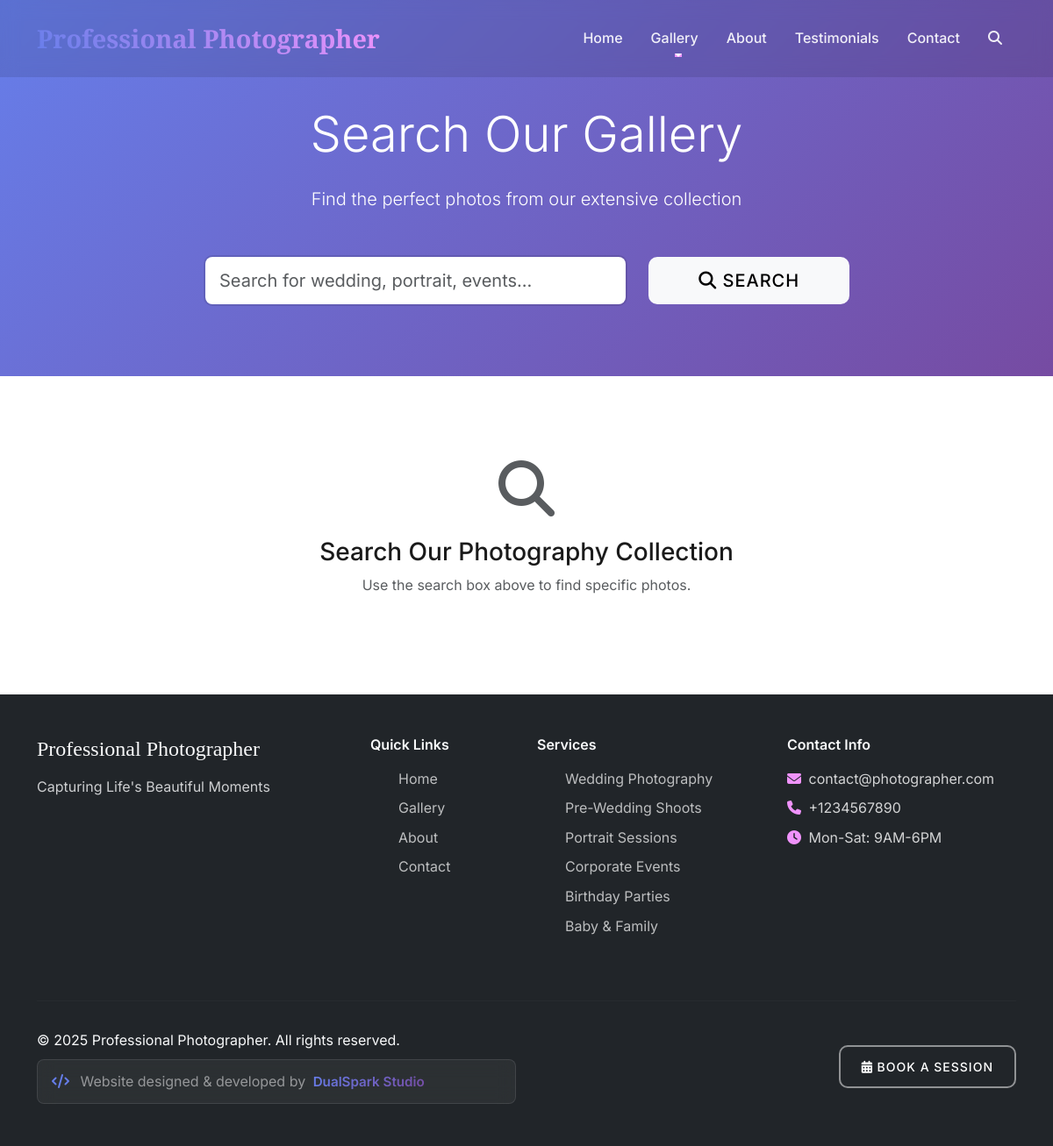
The app's page /search/ with its own data.
### photographer/models.py (models this page shows, shortened)
class SiteSettings(models.Model):
    photographer_name = models.CharField(max_length=100, default="Professional Photographer")
    tagline = models.CharField(max_length=200, default="Capturing Life's Beautiful Moments")
    about_text = models.TextField(default="Professional photographer with years of experience...")
    email = models.EmailField(default="contact@photographer.com")
    phone = models.CharField(max_length=20, default="+1234567890")
    address = models.TextField(default="123 Photography St, City, State 12345")
    working_hours = models.CharField(max_length=100, default="Mon-Sat: 9AM-6PM")
    instagram_url = models.URLField(blank=True)
    facebook_url = models.URLField(blank=True)
    twitter_url = models.URLField(blank=True)
    whatsapp_number = models.CharField(max_length=20, blank=True)
    hero_video = models.FileField(upload_to='hero/', blank=True, null=True)
    hero_image = models.ImageField(upload_to='hero/', blank=True, null=True)
    hero_title = models.CharField(max_length=200, default="Professional Photography")
    hero_subtitle = models.CharField(max_length=300, default="Creating timeless memories through the lens")
    meta_title = models.CharField(max_length=60, default="Professional Photography Services")
    meta_description = models.CharField(max_length=160, default="Professional photography for weddings, events, and special occasions.")
    created_at = models.DateTimeField(auto_now_add=True)
    updated_at = models.DateTimeField(auto_now=True)
    class Meta:
        verbose_name = "Site Settings"
        verbose_name_plural = "Site Settings"

### photographer/views.py (the view, shortened to what this page needs)
# urls.py: path('search/', views.search, name='search'),
def search(request):
    query = request.GET.get('q', '').strip()
    results = []
    site_settings = get_site_settings()
    context = {
        'results': results,
        'query': query,
        'site_settings': site_settings,
        'page_title': f'Search Results for "{query}"' if query else 'Search',
    }
    return render(request, 'photographer/search.html', context)

### photographer/context_processors.py (called while the page is built)
def featured_categories(request):
    try:
        categories = Category.objects.filter(is_featured=True)[:6]
        return {'featured_categories': categories}
    except (OperationalError, Exception):
        return {'featured_categories': Category.objects.none() if 'Category' in globals() else []}

### templates/photographer/search.html (shortened to what this page needs)
{% extends 'base.html' %}
{% load static %}
{% block content %}
<section style="background: linear-gradient(135deg, #667eea 0%, #764ba2 100%); padding: 120px 0 80px; color: white;">
    <div class="container">
        <div class="text-center mb-5">
            <h1 class="display-4 mb-4">Search Our Gallery</h1>
            <p class="lead">Find the perfect photos from our extensive collection</p>
        </div>
        <div class="row justify-content-center">
            <div class="col-lg-8">
                <form method="GET" action="{% url 'photographer:search' %}">
                    <div class="row align-items-center">
                        <div class="col-lg-8 col-md-7 mb-3 mb-md-0">
                            <input type="text"
                                   name="q"
                                   class="form-control form-control-lg"
                                   placeholder="Search for wedding, portrait, events..."
                                   value="{{ query|default:'' }}">
                        </div>
                        <div class="col-lg-4 col-md-5">
                            <button type="submit" class="btn btn-light btn-lg w-100">
                                <i class="fas fa-search"></i> Search
                            </button>
                        </div>
                    </div>
                </form>
            </div>
        </div>
    </div>
</section>
<section class="py-5">
    <div class="container">
        {% if results %}
        <div class="row">
            {% for result in results %}
            <div class="col-lg-4 col-md-6 mb-4">
                <div class="card">
                    <img src="{% if result.image %}{{ result.image.url }}{% else %}https://picsum.photos/400/300?random={{ result.id }}{% endif %}"
                         class="card-img-top" alt="{{ result.title }}" style="height: 250px; object-fit: cover; cursor: pointer;"
                         data-glightbox="gallery-search"
                         data-title="{{ result.title|default:'Beautiful Moment' }}"
                         data-description="{{ result.description|default:'' }}">
                    <div class="card-body">
                        <h5 class="card-title">{{ result.title|default:"Beautiful Moment" }}</h5>
                        <p class="card-text">{{ result.description|truncatechars:100 }}</p>
                        <small class="text-muted">{{ result.category.name }}</small>
                    </div>
                </div>
            </div>
            {% endfor %}
        </div>
        {% else %}
        <div class="text-center py-5">
            <i class="fas fa-search fa-4x text-muted mb-4"></i>
            <h3>Search Our Photography Collection</h3>
            <p class="text-muted">Use the search box above to find specific photos.</p>
        </div>
        {% endif %}
    </div>
</section>
{% endblock %}

### templates/base.html (shortened to what this page needs)
<!DOCTYPE html>
<html lang="en">
<head>
    <link rel="icon" type="image/x-icon" href="{% load static %}{% static 'images/favicon.ico' %}">
    <link href="https://cdn.jsdelivr.net/npm/bootstrap@5.3.0/dist/css/bootstrap.min.css" rel="stylesheet">
    <link rel="stylesheet" href="https://cdnjs.cloudflare.com/ajax/libs/font-awesome/6.4.0/css/all.min.css">
    <link href="https://unpkg.com/aos@2.3.1/dist/aos.css" rel="stylesheet">
    <link rel="stylesheet" href="https://cdn.jsdelivr.net/npm/swiper@10/swiper-bundle.min.css">
    <link rel="stylesheet" href="https://cdn.jsdelivr.net/npm/glightbox/dist/css/glightbox.min.css">
    {% load static %}
    <link rel="stylesheet" href="{% static 'css/style.css' %}">
</head>
<body class="{% block body_class %}{% endblock %}">
    <nav class="navbar navbar-expand-lg navbar-dark fixed-top" id="mainNav">
        <div class="container">
            <a class="navbar-brand" href="{% url 'photographer:home' %}">
                <span class="brand-text">{{ site_settings.photographer_name|default:"Photography" }}</span>
            </a>
            <div class="collapse navbar-collapse" id="navbarNav">
                <ul class="navbar-nav ms-auto">
                    <li class="nav-item">
                        <a class="nav-link" href="{% url 'photographer:home' %}">Home</a>
                    </li>
                    <li class="nav-item dropdown">
                        <a class="nav-link dropdown-toggle" href="#" role="button" data-bs-toggle="dropdown">
                            Gallery
                        </a>
                    </li>
                    <li class="nav-item">
                        <a class="nav-link" href="{% url 'photographer:about' %}">About</a>
                    </li>
                    <li class="nav-item">
                        <a class="nav-link" href="{% url 'photographer:testimonials' %}">Testimonials</a>
                    </li>
                    <li class="nav-item">
                        <a class="nav-link" href="{% url 'photographer:contact' %}">Contact</a>
                    </li>
                    <li class="nav-item">
                        <a class="nav-link search-trigger" href="#" data-bs-toggle="modal" data-bs-target="#searchModal">
                            <i class="fas fa-search"></i>
                        </a>
                    </li>
                </ul>
            </div>
        </div>
    </nav>
    <main>
        {% block content %}{% endblock %}
    </main>
    <footer class="footer bg-dark text-light">
        <div class="container py-5">
            <div class="row">
                <div class="col-lg-4 mb-4">
                    <h5 class="footer-brand">{{ site_settings.photographer_name }}</h5>
                    <p class="footer-tagline">{{ site_settings.tagline }}</p>
                </div>
                <div class="col-lg-2 mb-4">
                    <h6 class="footer-title">Quick Links</h6>
                    <ul class="footer-links">
                        <li><a href="{% url 'photographer:home' %}">Home</a></li>
                        <li><a href="{% url 'photographer:gallery_list' %}">Gallery</a></li>
                        <li><a href="{% url 'photographer:about' %}">About</a></li>
                        <li><a href="{% url 'photographer:contact' %}">Contact</a></li>
                    </ul>
                </div>
                <div class="col-lg-3 mb-4">
                    <h6 class="footer-title">Services</h6>
                    <ul class="footer-links">
                        <li><a href="{% url 'photographer:gallery_list' %}">Wedding Photography</a></li>
                        <li><a href="{% url 'photographer:gallery_list' %}">Pre-Wedding Shoots</a></li>
                        <li><a href="{% url 'photographer:gallery_list' %}">Portrait Sessions</a></li>
                        <li><a href="{% url 'photographer:gallery_list' %}">Corporate Events</a></li>
                        <li><a href="{% url 'photographer:gallery_list' %}">Birthday Parties</a></li>
                        <li><a href="{% url 'photographer:gallery_list' %}">Baby & Family</a></li>
                    </ul>
                </div>
                <div class="col-lg-3 mb-4">
                    <h6 class="footer-title">Contact Info</h6>
                    <div class="contact-info">
                        <p><i class="fas fa-envelope"></i> {{ site_settings.email }}</p>
                        <p><i class="fas fa-phone"></i> {{ site_settings.phone }}</p>
                        <p><i class="fas fa-clock"></i> {{ site_settings.working_hours }}</p>
                    </div>
                </div>
            </div>
            <hr class="footer-divider">
            <div class="row align-items-center">
                <div class="col-md-6">
                    <p class="copyright mb-0">
                        &copy; {% now "Y" %} {{ site_settings.photographer_name }}. All rights reserved.
                    </p>
                    <div class="footer-credit mt-2">
                        <i class="fas fa-code"></i>
                        <span class="text-white-50">Website designed & developed by</span>
                        <a href="https://dualsparkstudio.com/" target="_blank" class="dualspark-credit ms-1">DualSpark Studio</a>
                    </div>
                </div>
                <div class="col-md-6 text-md-end">
                    <p class="mb-0">
                        <a href="{% url 'photographer:contact' %}" class="btn btn-outline-light btn-sm">
                            <i class="fas fa-calendar-alt"></i> Book a Session
                        </a>
                    </p>
                </div>
            </div>
        </div>
    </footer>
</body>
</html>

### static/css/style.css (style rules this page uses)
:root { --primary-color: #667eea; --secondary-color: #764ba2; --accent-color: #f093fb; --dark-color: #1a1a1a; --light-color: #ffffff; --gray-color: #6c757d; --success-color: #28a745; --warning-color: #ffc107; --danger-color: #dc3545; --font-primary: 'Inter', sans-serif; --font-secondary: 'Playfair Display', serif; --border-radius: 10px; --box-shadow: 0 10px 30px rgba(0, 0, 0, 0.1); --transition: all 0.3s ease; --z-loading: 9999; --z-nav: 1050; --z-modal: 1055; --z-tooltip: 1070; }
* { margin: 0; padding: 0; box-sizing: border-box; }
html { scroll-behavior: smooth; }
body { font-family: var(--font-primary); line-height: 1.6; color: var(--dark-color); overflow-x: hidden; }
a { color: var(--primary-color); text-decoration: none; transition: var(--transition); }
.navbar { background: rgba(0, 0, 0, 0.1) !important; backdrop-filter: blur(10px); transition: all 0.3s ease; padding: 1rem 0; }
.navbar-brand { font-family: var(--font-secondary); font-size: 1.8rem; font-weight: 600; color: white !important; }
.brand-text { background: linear-gradient(45deg, var(--primary-color), var(--accent-color)); -webkit-background-clip: text; -webkit-text-fill-color: transparent; background-clip: text; }
.nav-link { color: rgba(255, 255, 255, 0.9) !important; font-weight: 500; padding: 0.5rem 1rem !important; transition: var(--transition); position: relative; }
.nav-link::after { content: ''; position: absolute; bottom: 0; left: 50%; width: 0; height: 2px; background: var(--accent-color); transition: all 0.3s ease; transform: translateX(-50%); }
.btn { border-radius: var(--border-radius); font-weight: 500; text-transform: uppercase; letter-spacing: 1px; padding: 0.75rem 1.5rem; transition: all 0.3s ease; border: none; position: relative; overflow: hidden; }
.btn::before { content: ''; position: absolute; top: 0; left: -100%; width: 100%; height: 100%; background: linear-gradient(90deg, transparent, rgba(255, 255, 255, 0.2), transparent); transition: left 0.5s ease; }
.btn-outline-light { border: 2px solid rgba(255, 255, 255, 0.5); color: white; }
.footer { margin-top: auto; }
.footer-brand { font-family: var(--font-secondary); font-size: 1.5rem; margin-bottom: 1rem; }
.footer-tagline { opacity: 0.8; margin-bottom: 1.5rem; }
.footer-title { margin-bottom: 1rem; font-weight: 600; }
.footer-links { list-style: none; }
.footer-links li { margin-bottom: 0.5rem; }
.footer-links a { color: rgba(255, 255, 255, 0.7); transition: var(--transition); }
.footer-divider { border-color: rgba(255, 255, 255, 0.1); margin: 2rem 0; }
.contact-info p { margin-bottom: 0.5rem; color: rgba(255, 255, 255, 0.8); }
.contact-info i { width: 20px; color: var(--accent-color); }
.dualspark-credit { background: linear-gradient(135deg, #667eea 0%, #764ba2 100%); -webkit-background-clip: text; -webkit-text-fill-color: transparent; background-clip: text; font-weight: 600; font-size: 0.95rem; text-decoration: none !important; transition: all 0.3s ease; display: inline-block; position: relative; }
.dualspark-credit::before { content: ''; position: absolute; bottom: -2px; left: 0; width: 0; height: 2px; background: linear-gradient(135deg, #667eea 0%, #764ba2 100%); transition: width 0.3s ease; }
.footer-credit { background: rgba(255, 255, 255, 0.05); padding: 0.75rem 1rem; border-radius: 8px; border: 1px solid rgba(255, 255, 255, 0.1); backdrop-filter: blur(10px); margin-top: 0.5rem; }
.footer-credit i { color: #667eea; margin-right: 0.5rem; }
.form-control { border-radius: var(--border-radius); border: 2px solid rgba(0, 0, 0, 0.1); transition: var(--transition); padding: 0.75rem 1rem; }
.btn-lg { transform: perspective(1000px) rotateX(0deg); transition: all 0.3s ease; position: relative; overflow: hidden; }
.btn-lg::before { content: ''; position: absolute; top: 0; left: -100%; width: 100%; height: 100%; background: linear-gradient(90deg, transparent, rgba(255,255,255,0.2), transparent); transition: left 0.5s ease; }

### records on screen
SiteSettings: photographer_name "Professional Photographer", tagline "Capturing Life's Beautiful Moments", email "contact@photographer.com", phone "+1234567890", working_hours "Mon-Sat: 9AM-6PM"
